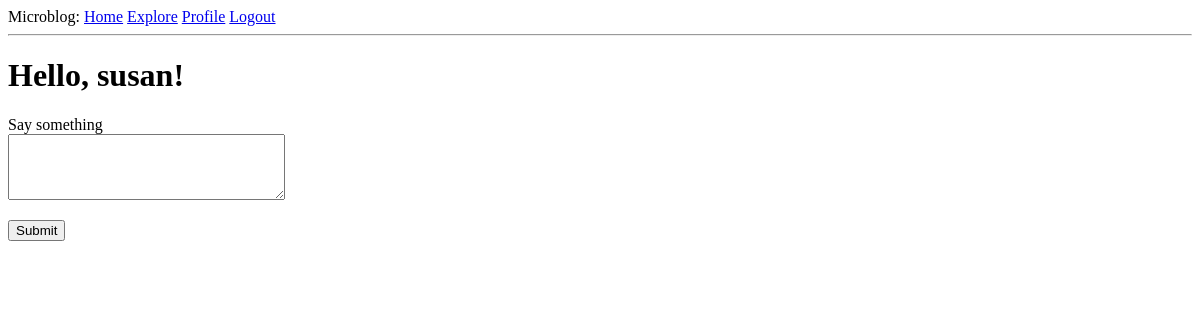
The page /index (signed in) on the database as committed earlier.
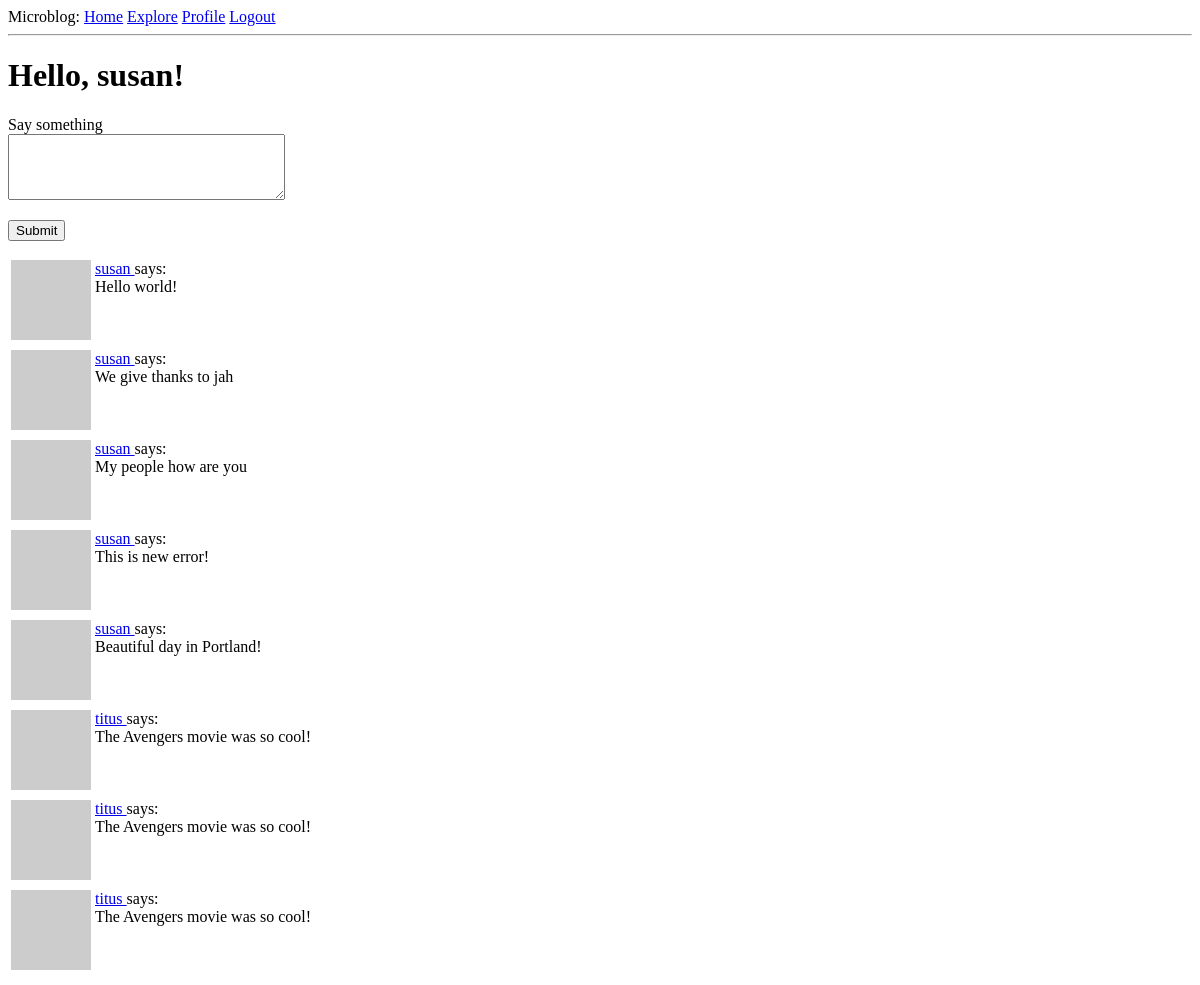
The same page on the database as committed later.
### app/models.py (models this page shows, shortened)
class User(UserMixin, db.Model):
    __tablename__ = "users"
    id = db.Column(db.Integer, primary_key=True)
    username = db.Column(db.String(64), unique=True)
    email = db.Column(db.String(120), unique=True)
    password = db.Column(db.String(256))
    bio = db.Column(db.String(140))
    last_seen = db.Column(db.DateTime, default=lambda: datetime.now(timezone.utc))
    created_at = db.Column(db.DateTime, default=lambda: datetime.now(timezone.utc))
    updated_at = db.Column(db.DateTime, default=lambda: datetime.now(timezone.utc))
    posts = db.relationship('Post', back_populates='user')
    following = db.relationship(
        'User',
        secondary=followers,
        primaryjoin=(followers.c.follower_id == id),
        secondaryjoin=(followers.c.followed_id == id),
        back_populates='followers')
    followers = db.relationship(
        'User',
        secondary=followers,
        primaryjoin=(followers.c.followed_id == id),
        secondaryjoin=(followers.c.follower_id == id),
        back_populates='following')
    def following_posts(self):
        Author = aliased(User)
        Follower = aliased(User)
        return (
            Post.query
            .join(Post.user.of_type(Author))
            .join(Author.followers.of_type(Follower), isouter=True)
            .where(db.or_(
                Follower.id == self.id,
                Author.id == self.id,
            ))
            .group_by(Post)
            .order_by(Post.created_at.desc())
        )
    def avatar(self, size):
        digest = md5(self.email.lower().encode('utf-8')).hexdigest()
        return f'https://www.gravatar.com/avatar/{digest}?d=identicon&s={size}'

class Post(db.Model):
    __tablename__ = "posts"
    id = db.Column(db.Integer, primary_key=True)
    body = db.Column(db.String(140))
    user_id = db.Column(db.Integer, db.ForeignKey('users.id'))
    created_at = db.Column(db.DateTime, default=lambda: datetime.now(timezone.utc))
    updated_at = db.Column(db.DateTime, default=lambda: datetime.now(timezone.utc))
    user = db.relationship('User', back_populates='posts')

### app/routes.py (the view)
@app.route('/', methods=['GET', 'POST'])
@app.route('/index', methods=['GET', 'POST'])
@login_required
def index():
    form = PostForm()
    if form.validate_on_submit():
        post = Post(body=form.post.data, user=current_user)
        db.session.add(post)
        db.session.commit()
        flash('Your post is now live!')
        redirect(url_for('index'))
    page = request.args.get('page', 1, type=int)
    posts = db.paginate(current_user.following_posts(), page=page, per_page=app.config['POSTS_PER_PAGE'], error_out=False)
    next_url = url_for('index', page=posts.next_num) if posts.has_next else None
    prev_url = url_for('index', page=posts.prev_num) if posts.has_prev else None
    return render_template('index.html', title="Home", form=form, posts=posts.items, next_url=next_url, prev_url=prev_url)

### app/forms.py
class PostForm(FlaskForm):
    post = TextAreaField('Say something', validators=[DataRequired(), Length(min=1, max=140)])
    submit = SubmitField('Submit')

### app/models.py (called while the page is built)
@login.user_loader
def load_user(id):
    return User.query.get(int(id))

### app/routes.py (called while the page is built)
@app.before_request
def before_request():
    if current_user.is_authenticated:
        current_user.last_seen = datetime.now(timezone.utc)
        db.session.commit()

### app/templates/index.html (shortened to what this page needs)
{% extends "base.html" %}
{% block content %}
<h1>Hello, {{ current_user.username }}!</h1>
{% if form %}
<form action="" method="post">
    <p>
        {{ form.post.label }}<br>
        {{ form.post(cols=32, rows=4) }}<br>
    </p>
    <p>{{ form.submit() }}</p>
</form>
{% endif %}
{% for post in posts %}
    {% include '_post.html' %}
{% endfor %}
{% endblock %}

### app/templates/base.html (shortened to what this page needs)
<!doctype html>
<html>
    <head>
    </head>
    <body>
        <div>
          Microblog:
                  <a href="{{ url_for('index') }}">Home</a>
                  <a href="{{ url_for('explore') }}">Explore</a>
                  {% if current_user.is_anonymous%}
                  <a href="{{ url_for('login') }}">Login</a>
                  <a href="{{ url_for('register') }}">Register</a>
                  {% else %}
                  <a href="{{ url_for('user', username=current_user.username)}}">Profile</a>
                  <a href="{{ url_for('logout') }}">Logout</a>
                  {% endif%}
        </div>
        <hr>
        {% block content %}{% endblock %}
    </body>
</html>

### app/templates/_post.html
<table>
    <tr valign="top">
        <td><img src="{{ post.user.avatar(36) }}"></td>
        <td>
            <a href="{{ url_for('user', username=post.user.username) }}">
            {{ post.user.username }}
            </a>
            says:<br>{{ post.body }}</td>
    </tr>
</table>

Rows that differ between the two databases and show on the page:
added Post: user.username "susan", body "Hello world!"
added Post: user.username "susan", body "We give thanks to jah"
added Post: user.username "susan", body "My people how are you"
added Post: user.username "susan", body "This is new error!"
added Post: user.username "susan", body "Beautiful day in Portland!"
added Post: user.username "titus", body "The Avengers movie was so cool!"
added Post: user.username "titus", body "The Avengers movie was so cool!"
added Post: user.username "titus", body "The Avengers movie was so cool!"
